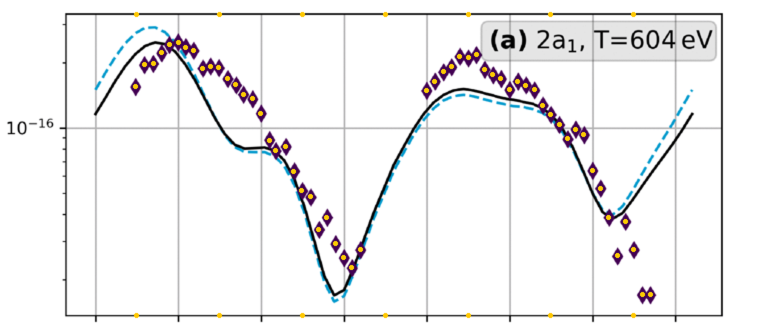
#> input picture nh3/elmir_conditions/digitize/ov_1.png, 1516 x 654 px, given in place of 1.png, which was not available (shown at 1/2 size)
$ python dig.py . ov_2.png
#> lines starting #> are read from the running program, lines starting #| are printed output that depends on the picture; after the words box and inside, x2 and y2 are one past the last pixel; in counts of white or black regions, pixels touching at a corner belong together; pictures that were not available may be replaced by others from this repository, and a replacement may not be noted
import sys, numpy as np
from PIL import Image
from scipy import ndimage as nd
# calibration: x0 (0 deg) and px per 50 deg from grid cols ; log-y from ticks
def fit(px,val):
    A=np.vstack([px,np.ones(len(px))]).T; s,c=np.linalg.lstsq(A,val,rcond=None)[0]; r=val-(A@[s,c]); return s,c,np.abs(r).max()
cal={
 '1':dict(gx=[178,261,344,675],gd=[50,100,150,550],  # placeholder fixed below
          ty=[24,62.5,127.5,137.5,148.5,161,176,193,214,241,279.5],
          tv=[3e-16,2e-16,1e-16,9e-17,8e-17,7e-17,6e-17,5e-17,4e-17,3e-17,2e-17]),
 '2':dict(gx=[193,276,359,690],
          ty=[36.5,66.5,110,183.5,195,207.5,221,238,257,281,311.5],
          tv=[4e-16,3e-16,2e-16,1e-16,9e-17,8e-17,7e-17,6e-17,5e-17,4e-17,3e-17]),
 '3':dict(gx=[192,275,358,689],
          ty=[15.5,43,78.5,128,212.5,225.5,240,256.5,275.5,297.5],
          tv=[5e-16,4e-16,3e-16,2e-16,1e-16,9e-17,8e-17,7e-17,6e-17,5e-17]),
}
gd=[50,100,150,350]
out={}
for k in ('1','2','3'):
    c=cal[k]
    sx,cx,ex=fit(np.array(c['gx'],float),np.array(gd,float))
    sy,cy,ey=fit(np.array(c['ty']),np.log10(c['tv']))
    a=np.asarray(Image.open(sys.argv[1]+f'/{k}.png').convert('RGB')).astype(int)
    m=(abs(a[:,:,0]-67)<40)&(a[:,:,1]<50)&(abs(a[:,:,2]-83)<40)
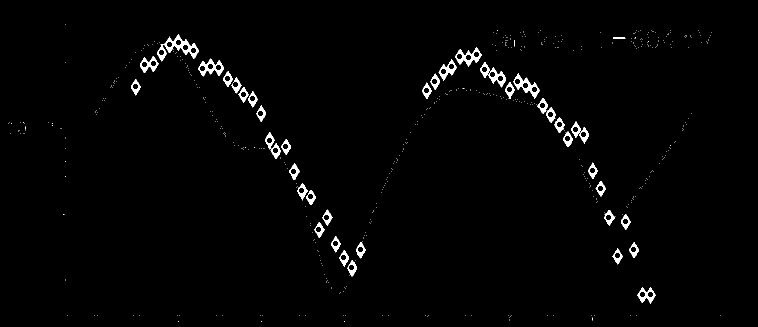
#> m: shape (654, 1516) bool (shown at 1/2 size); 1.5% white; 527 white regions (483 under 20 px), largest, box (x1, y1, x2, y2) and area: (314, 68, 398, 123) 1327, (1027, 147, 1079, 197) 794, (910, 94, 964, 133) 767
    lab,n=nd.label(m)
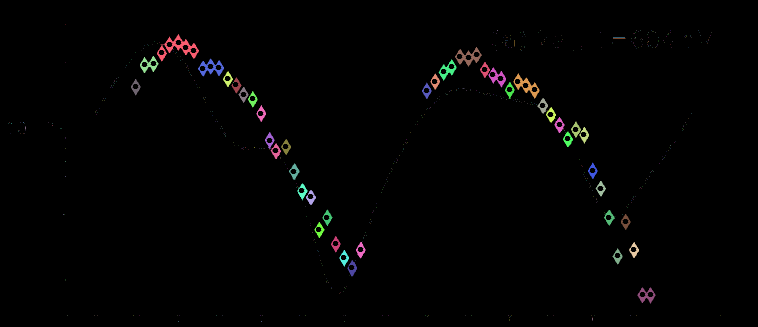
#> lab: shape (654, 1516) int32 (shown at 1/2 size); 556 distinct labels, from 0 to 555; one colour per label, 0 black
#> n = 555
    sl=nd.find_objects(lab); areas=nd.sum(m,lab,range(1,n+1))
#> after `sl = nd.find_objects(lab)`: sl = 555 items
#> after `areas = nd.sum(m, lab, range(1, n + 1))`: areas = 555 values, max 1325 at index 26, min 1 at index 0, mean 27.34
    med=np.median(areas[areas>20])
#> med = 261
    pts=[]
    for i,s in enumerate(sl):
        ar=areas[i]
        if ar<0.3*med: continue
        ys,xs=np.nonzero(lab[s]==i+1); ys=ys+s[0].start; xs=xs+s[1].start
        nm=int(round(ar/med))
        if nm<=1:
            pts.append((xs.mean(),ys.mean(),1))
        else:
            # split merged markers with k-means along points
            from scipy.cluster.vq import kmeans2
            P=np.vstack([xs,ys]).T.astype(float)
            cen,_=kmeans2(P,nm,minit='++',seed=1)
            for cc in cen: pts.append((cc[0],cc[1],nm))
#> this loop made 555 passes
#> (ar, nm, cen) on passes 130, 156, 159, 162, 173, 179: (767, 3, [[950.1, 109.7], [937.3, 123.1], [921.9, 113.1]]), (511, 2, [[306.4, 127.7], [288.8, 130.4]]), (741, 3, [[427.3, 127.1], [409, 137.3], [437.7, 139.9]]), (530, 2, [[901.3, 135.1], [886.6, 146.1]]), (515, 2, [[988.4, 150.8], [1003.8, 159.6]]), (794, 3, [[1039.1, 163.2], [1070.3, 185], [1058.1, 173]])
#> ar on passes 1 to 6: 1, 2, 1, 1, 1, 1
#> after the loop, pts = 56 items, first 6: (340.2, 89.09, 5), (324.8, 97.1, 5), (383.1, 100.7, 5), (361.4, 85.8, 5), (323.5, 112, 5), (950.1, 109.7, 3)
    pts.sort()
    res=[(sx*x+cx,10**(sy*y+cy),f) for x,y,f in pts]
#> res = 56 items, first 6: (106.2, 6.1e-17, 1), (116.8, 9.71e-17, 2), (127.4, 9.99e-17, 2), (137.7, 1.18e-16, 5), (138.5, 1.38e-16, 5), (147.9, 1.5e-16, 5)
    out[k]=res
    print(f'panel {k}: x-cal resid {ex:.2f} deg, y-cal resid {ey:.4f} dec, marker area {med:.0f}px, {len(res)} points, merged groups {sum(1 for p in pts if p[2]>1)}')
#| panel 1: x-cal resid 0.12 deg, y-cal resid 0.0011 dec, marker area 261px, 56 points, merged groups 22
    with open(sys.argv[2]+f'/raw_{k}.dat','w') as fo:
        for x,y,f in res: fo.write(f'{x:9.2f} {y:.4e} {f}\n')
#> this loop made 56 passes
#> (x, y, f) on passes 1 to 12: (106.2, 6.1e-17, 1), (116.8, 9.71e-17, 2), (127.4, 9.99e-17, 2), (137.7, 1.18e-16, 5), (138.5, 1.38e-16, 5), (147.9, 1.5e-16, 5), (160.6, 1.56e-16, 5), (173.7, 1.33e-16, 5), (189.4, 9.02e-17, 3), (200.4, 1.01e-16, 3), (206.7, 8.77e-17, 3), (217.6, 7.23e-17, 1)
#> pass 2 of the loop `for k in ('1','2','3'):`:
#> sx = 0.604; cx = -66.61; ex = 0.124
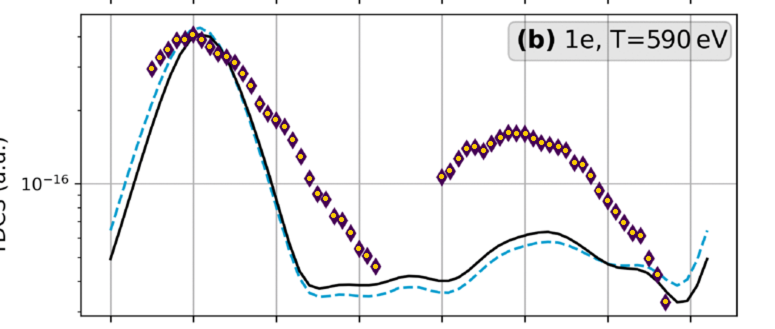
#> input picture nh3/elmir_conditions/digitize/ov_2.png, 1550 x 658 px, given in place of 2.png, which was not available (shown at 1/2 size)
#> a: shape (658, 1550, 3) int64
#> `m=(abs(a[:,:,0]-67)<40)&(a[:,:,1]<50)&(abs(a[:,:,2]-83)<40)`:
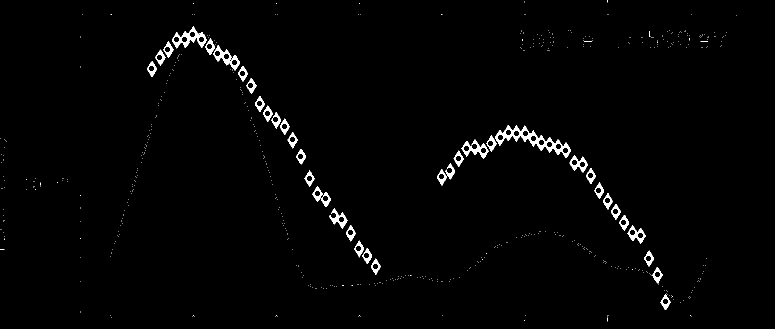
#> m: shape (658, 1550) bool (shown at 1/2 size); 1.5% white; 555 white regions (518 under 20 px), largest, box (x1, y1, x2, y2) and area: (990, 250, 1142, 316) 2326, (344, 52, 413, 97) 1105, (426, 91, 480, 141) 821
#> `lab,n=nd.label(m)`:
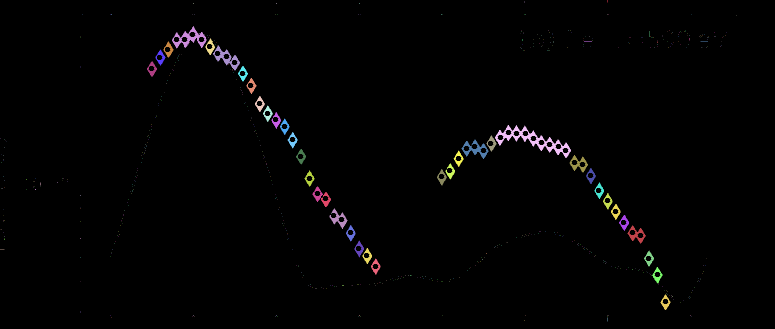
#> lab: shape (658, 1550) int32 (shown at 1/2 size); 582 distinct labels, from 0 to 581; one colour per label, 0 black
#> n = 581
#> sl = 581 items
#> areas = 581 values, max 2326 at index 208, min 1 at index 5, mean 26.1
#> med = 258
#> the loop `for i,s in enumerate(sl):` made 581 passes
#> (ar, nm, cen) on passes 129, 227, 251, 328, 353: (819, 3, [[439.5, 107], [470.9, 128.4], [458, 118.1]]), (760, 3, [[951, 295.1], [966.7, 302.3], [933.1, 296.8]]), (508, 2, [[1148.7, 326], [1166, 329]]), (523, 2, [[670.9, 433], [685.8, 443.5]]), (502, 2, [[1265, 466.8], [1281.3, 471.4]])
#> after the loop `for i,s in enumerate(sl):`: pts = 56 items, first 6: (373.5, 82.04, 4), (402.3, 78.53, 4), (354.4, 80.42, 4), (383.1, 67.41, 4), (420.4, 93.8, 1), (337.1, 98.94, 1)
#> res = 56 items, first 6: (116.8, 1.54e-16, 1), (127.1, 1.91e-16, 1), (136.9, 2.22e-16, 1), (147.3, 2.64e-16, 4), (158.9, 2.6e-16, 4), (164.7, 2.98e-16, 4)
#| panel 2: x-cal resid 0.12 deg, y-cal resid 0.0019 dec, marker area 258px, 56 points, merged groups 25
#> the loop `for x,y,f in res: fo.write(f'{x:9.2f} {y:.4e} {f}\n')` made 56 passes
